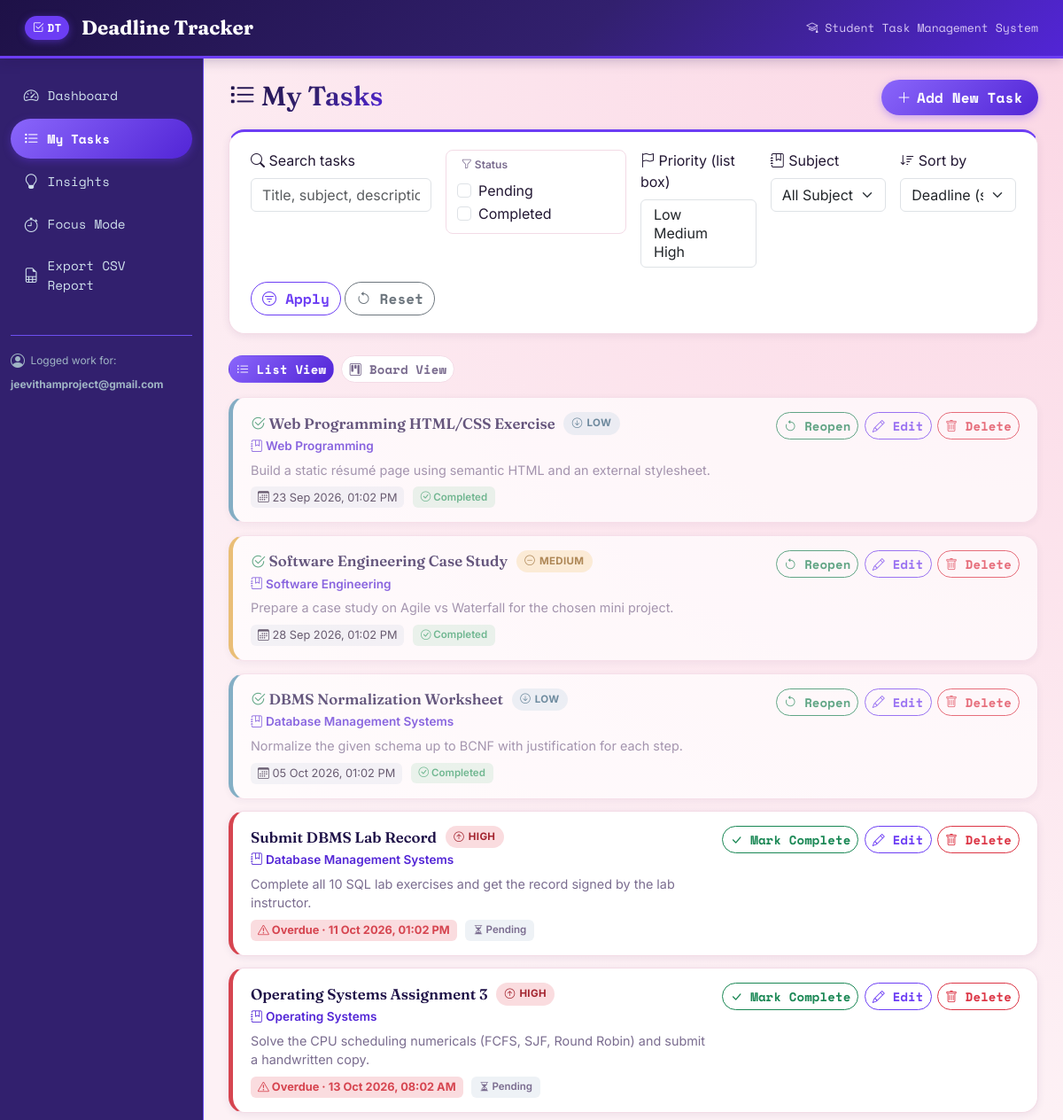
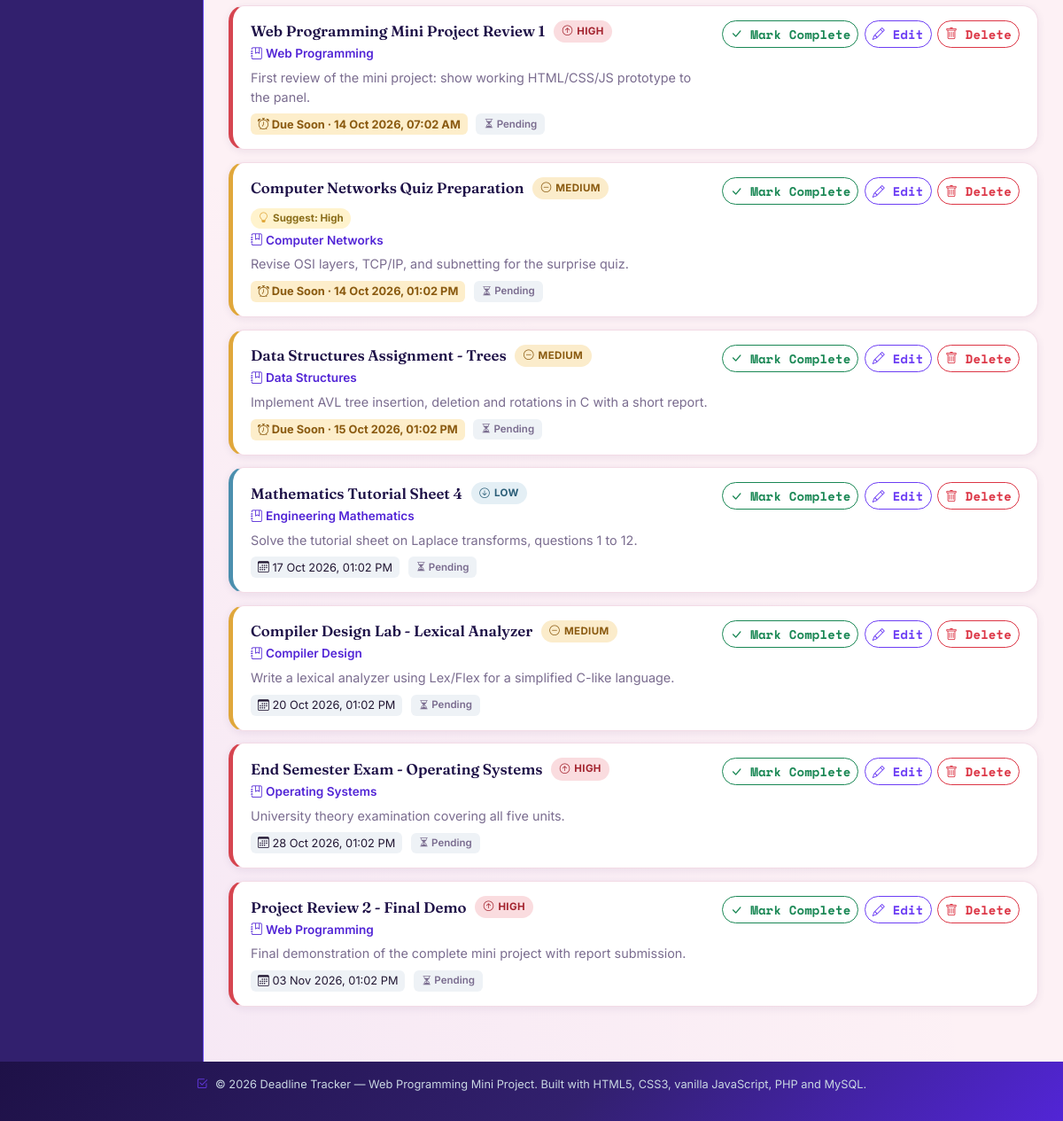
The page /tasks.php on the database its author committed (2 pictures, top to bottom).
### tables this page shows
CREATE TABLE tasks (
    id          INT UNSIGNED AUTO_INCREMENT PRIMARY KEY,
    title       VARCHAR(150)    NOT NULL,
    subject     VARCHAR(100)    NOT NULL,
    description VARCHAR(1000)   NOT NULL DEFAULT '',
    deadline    DATETIME        NOT NULL,
    priority    ENUM('Low', 'Medium', 'High') NOT NULL DEFAULT 'Medium',
    status      ENUM('Pending', 'Completed')  NOT NULL DEFAULT 'Pending',
    created_at  TIMESTAMP       NOT NULL DEFAULT CURRENT_TIMESTAMP,
    updated_at  TIMESTAMP       NOT NULL DEFAULT CURRENT_TIMESTAMP
                                ON UPDATE CURRENT_TIMESTAMP,

    INDEX idx_tasks_deadline (deadline),
    INDEX idx_tasks_status   (status),
    INDEX idx_tasks_priority (priority),
    INDEX idx_tasks_subject  (subject)
);

### includes/functions.php (called while the page is built, shortened)
<?php
function e(?string $value): string {
    return htmlspecialchars($value ?? '', ENT_QUOTES, 'UTF-8');
}
function getTasks(array $filters = []): array {
    $pdo = getDbConnection();
    $where  = [];
    $params = [];
    $sql = 'SELECT * FROM tasks';
    $sortOptions = [
        'deadline_asc'   => 'deadline ASC',
        'deadline_desc'  => 'deadline DESC',
        'priority_desc'  => "CASE priority WHEN 'High' THEN 1 WHEN 'Medium' THEN 2 ELSE 3 END ASC",
        'priority_asc'   => "CASE priority WHEN 'High' THEN 1 WHEN 'Medium' THEN 2 ELSE 3 END DESC",
        'created_desc'   => 'created_at DESC',
        'created_asc'    => 'created_at ASC',
    ];
    $sortKey = $filters['sort'] ?? 'deadline_asc';
    $sql .= ' ORDER BY ' . ($sortOptions[$sortKey] ?? $sortOptions['deadline_asc']);
    $stmt = $pdo->prepare($sql);
    $stmt->execute($params);
    return $stmt->fetchAll();
}
function isOverdue(array $task): bool {
    if ($task['status'] === 'Completed') {
        return false;
    }
    return strtotime($task['deadline']) < time();
}
function isDueSoon(array $task): bool {
    if ($task['status'] === 'Completed' || isOverdue($task)) {
        return false;
    }
    $hoursRemaining = (strtotime($task['deadline']) - time()) / 3600;
    return $hoursRemaining <= DUE_SOON_HOURS;
}
function suggestPriorityFromDeadline(array $task): string {
    if ($task['status'] === 'Completed') {
        return $task['priority'];
    }
    $hoursRemaining = (strtotime($task['deadline']) - time()) / 3600;
    if ($hoursRemaining <= 24) {
        return 'High';
    }
    if ($hoursRemaining <= 72) {
        return 'Medium';
    }
    return 'Low';
}
function priorityWeight(string $priority): int {
    $weights = ['Low' => 1, 'Medium' => 2, 'High' => 3];
    return $weights[$priority] ?? 1;
}
function formatDeadline(string $deadline): string {
    return date('d M Y, h:i A', strtotime($deadline));
}

### tasks.php (the view, shortened to what this page needs)
<?php
require_once __DIR__ . '/includes/functions.php';
$activePage = 'tasks';
$search   = trim($_GET['search'] ?? '');
$status   = $_GET['status']   ?? [];
$priority = $_GET['priority'] ?? [];
$subject  = trim($_GET['subject'] ?? '');
$sort     = $_GET['sort'] ?? 'deadline_asc';
$filters = [
    'search'   => $search,
    'status'   => is_array($status) ? $status : [$status],
    'priority' => is_array($priority) ? $priority : [$priority],
    'subject'  => $subject,
    'sort'     => $sort,
];
$tasks    = getTasks($filters);
require __DIR__ . '/includes/header.php';
?>
<section class="page-section" aria-labelledby="tasksHeading">
    <div class="d-flex justify-content-between align-items-center flex-wrap mb-3">
        <h1 id="tasksHeading" class="page-title"><i class="bi bi-list-task"></i> My Tasks</h1>
        <button type="button" class="btn btn-primary btn-add-task" onclick="openTaskModal()"><i class="bi bi-plus-lg"></i> Add New Task</button>
    </div>
    <form method="get" action="tasks.php" class="panel-card filter-toolbar" id="filterForm">
        <div class="row g-3 align-items-start">
            <div class="col-md-3">
                <label for="searchInput" class="form-label"><i class="bi bi-search"></i> Search tasks</label>
                <input type="text" id="searchInput" name="search" class="form-control"
                       placeholder="Title, subject, description..."
                       value="<?= e($search) ?>"
                       onblur="this.classList.toggle('field-touched', this.value.trim() !== '')">
            </div>
            <div class="col-md-3">
                <fieldset class="filter-fieldset">
                    <legend><i class="bi bi-funnel"></i> Status</legend>
                    <div class="form-check form-check-inline">
                        <input class="form-check-input" type="checkbox" name="status[]" id="statusPending" value="Pending"
                               <?= in_array('Pending', $filters['status'], true) ? 'checked' : '' ?>>
                        <label class="form-check-label" for="statusPending">Pending</label>
                    </div>
                    <div class="form-check form-check-inline">
                        <input class="form-check-input" type="checkbox" name="status[]" id="statusCompleted" value="Completed"
                               <?= in_array('Completed', $filters['status'], true) ? 'checked' : '' ?>>
                        <label class="form-check-label" for="statusCompleted">Completed</label>
                    </div>
                </fieldset>
            </div>
            <div class="col-md-2">
                <label for="priorityListBox" class="form-label"><i class="bi bi-flag"></i> Priority (list box)</label>
                <select id="priorityListBox" name="priority[]" class="form-select" multiple size="3"
                        onchange="highlightSelectedPriorities(this)">
                    <?php foreach (ALLOWED_PRIORITIES as $p): ?>
                        <option value="<?= e($p) ?>" <?= in_array($p, $filters['priority'], true) ? 'selected' : '' ?>><?= e($p) ?></option>
                    <?php endforeach; ?>
                </select>
            </div>
            <div class="col-md-2">
                <label for="subjectSelect" class="form-label"><i class="bi bi-journal-bookmark"></i> Subject</label>
                <select id="subjectSelect" name="subject" class="form-select">
                    <option value="">All Subjects</option>
                </select>
            </div>
            <div class="col-md-2">
                <label for="sortSelect" class="form-label"><i class="bi bi-sort-down"></i> Sort by</label>
                <select id="sortSelect" name="sort" class="form-select">
                    <option value="deadline_asc"  <?= $sort === 'deadline_asc'  ? 'selected' : '' ?>>Deadline (soonest)</option>
                </select>
            </div>
        </div>
        <div class="filter-actions mt-3">
            <button type="submit" class="btn btn-outline-primary"><i class="bi bi-filter-circle"></i> Apply</button>
            <a href="tasks.php" class="btn btn-outline-secondary"><i class="bi bi-arrow-counterclockwise"></i> Reset</a>
        </div>
    </form>
    <div class="view-toggle mt-4" role="group" aria-label="Task view switch">
        <button type="button" id="viewToggleList" class="btn btn-sm btn-view active" onclick="showTaskView('list')">
            <i class="bi bi-list-ul"></i> List View
        </button>
        <button type="button" id="viewToggleBoard" class="btn btn-sm btn-view" onclick="showTaskView('board')">
            <i class="bi bi-kanban"></i> Board View
        </button>
    </div>
    <div class="task-list mt-3" id="listView">
        <?php if (empty($tasks)): ?>
            <div class="panel-card empty-state-card">
                <p class="empty-state"><i class="bi bi-inbox fs-3 d-block mb-2"></i>No tasks match your filters. Try adjusting search or filters, or add a new task.</p>
            </div>
        <?php else: ?>
            <?php foreach ($tasks as $task): ?>
                <?php
                    $overdue  = isOverdue($task);
                    $dueSoon  = isDueSoon($task);
                    $isDone   = $task['status'] === 'Completed';
                    $priorityIcon = ['low' => 'bi-arrow-down-circle', 'medium' => 'bi-dash-circle', 'high' => 'bi-arrow-up-circle'][strtolower($task['priority'])];
                    $suggested = suggestPriorityFromDeadline($task);
                    $showSuggestion = !$isDone && priorityWeight($suggested) > priorityWeight($task['priority']);
                ?>
                <article class="task-card priority-<?= strtolower($task['priority']) ?> <?= $isDone ? 'task-completed' : '' ?>">
                    <div class="task-card-main">
                        <div class="task-card-header">
                            <h2 class="task-title"><?= $isDone ? '<i class="bi bi-check2-circle text-success"></i> ' : '' ?><?= e($task['title']) ?></h2>
                            <span class="badge-priority badge-priority-<?= strtolower($task['priority']) ?>"><i class="bi <?= $priorityIcon ?>"></i> <?= e($task['priority']) ?></span>
                            <?php if ($showSuggestion): ?>
                                <span class="badge-suggestion" title="Deadline is close enough that this task's priority might deserve bumping up">
                                    <i class="bi bi-lightbulb"></i> Suggest: <?= e($suggested) ?>
                                </span>
                            <?php endif; ?>
                        </div>
                        <p class="task-subject"><i class="bi bi-journal-bookmark"></i> <?= e($task['subject']) ?></p>
                        <?php if (!empty($task['description'])): ?>
                            <p class="task-description"><?= e($task['description']) ?></p>
                        <?php endif; ?>
                        <div class="task-meta">
                            <span class="badge-deadline <?= $overdue ? 'badge-overdue' : ($dueSoon ? 'badge-due-soon' : '') ?>"
                                  title="<?= $overdue ? 'This task is overdue' : ($dueSoon ? 'Due within 48 hours' : 'Deadline') ?>">
                                <i class="bi <?= $overdue ? 'bi-exclamation-triangle' : ($dueSoon ? 'bi-alarm' : 'bi-calendar3') ?>"></i>
                                <?= $overdue ? 'Overdue &middot; ' : ($dueSoon ? 'Due Soon &middot; ' : '') ?><?= formatDeadline($task['deadline']) ?>
                            </span>
                            <span class="badge-status badge-status-<?= strtolower($task['status']) ?>">
                                <i class="bi <?= $isDone ? 'bi-check-circle' : 'bi-hourglass-split' ?>"></i> <?= e($task['status']) ?>
                            </span>
                        </div>
                    </div>
                    <div class="task-card-actions">
                        <form method="post" action="actions/tasks.php" class="d-inline">
                            <button type="submit" class="btn btn-sm btn-outline-success" title="<?= $isDone ? 'Reopen task' : 'Mark complete' ?>">
                                <i class="bi <?= $isDone ? 'bi-arrow-counterclockwise' : 'bi-check-lg' ?>"></i> <?= $isDone ? 'Reopen' : 'Mark Complete' ?>
                            </button>
                        </form>
                        <button type="button" class="btn btn-sm btn-outline-primary"
                                onclick="editTask({
                                    id: <?= (int) $task['id'] ?>,
                                    title: <?= json_encode($task['title']) ?>,
                                    subject: <?= json_encode($task['subject']) ?>,
                                    description: <?= json_encode($task['description']) ?>,
                                    deadline: <?= json_encode(date('Y-m-d\TH:i', strtotime($task['deadline']))) ?>,
                                    priority: <?= json_encode($task['priority']) ?>,
                                    status: <?= json_encode($task['status']) ?>
                                })"><i class="bi bi-pencil"></i> Edit</button>
                        <button type="button" class="btn btn-sm btn-outline-danger"
                                data-bs-toggle="modal" data-bs-target="#deleteConfirmModal"
                                onclick="prepareDelete(<?= (int) $task['id'] ?>, <?= json_encode($task['title']) ?>)">
                            <i class="bi bi-trash"></i> Delete
                        </button>
                    </div>
                </article>
            <?php endforeach; ?>
        <?php endif; ?>
    </div>
</section>
<?php require __DIR__ . '/includes/footer.php'; ?>

### includes/header.php (shortened to what this page needs)
<!DOCTYPE html>
<html lang="en">
<head>
    <link rel="stylesheet" href="https://cdn.jsdelivr.net/npm/bootstrap@5.3.3/dist/css/bootstrap.min.css">
    <link rel="stylesheet" href="https://cdn.jsdelivr.net/npm/bootstrap-icons@1.11.3/font/bootstrap-icons.min.css">
    <link rel="stylesheet" href="assets/css/style.css">
</head>
<body onload="initDashboard()">
<header class="app-topbar navbar navbar-expand-lg">
    <div class="container-fluid">
        <a class="navbar-brand app-brand" href="index.php">
            <span class="brand-mark"><i class="bi bi-check2-square"></i> DT</span> <?= e(APP_NAME) ?>
        </a>
        <div class="topbar-tagline d-none d-md-block"><i class="bi bi-mortarboard"></i> Student Task Management System</div>
    </div>
</header>
<div class="app-shell">
    <nav class="app-sidebar" id="appSidebar" aria-label="Primary navigation">
        <ul class="nav flex-column">
            <li class="nav-item">
                <a class="nav-link <?= $activePage === 'dashboard' ? 'active' : '' ?>" href="index.php"><i class="bi bi-speedometer2"></i> Dashboard</a>
            </li>
            <li class="nav-item">
                <a class="nav-link <?= $activePage === 'tasks' ? 'active' : '' ?>" href="tasks.php"><i class="bi bi-list-task"></i> My Tasks</a>
            </li>
            <li class="nav-item">
                <a class="nav-link <?= $activePage === 'insights' ? 'active' : '' ?>" href="insights.php"><i class="bi bi-lightbulb"></i> Insights</a>
            </li>
            <li class="nav-item">
                <a class="nav-link <?= $activePage === 'focus' ? 'active' : '' ?>" href="focus.php"><i class="bi bi-stopwatch"></i> Focus Mode</a>
            </li>
            <li class="nav-item">
                <a class="nav-link" href="actions/export_csv.php"><i class="bi bi-file-earmark-spreadsheet"></i> Export CSV Report</a>
            </li>
        </ul>
        <div class="sidebar-footer d-none d-lg-block">
            <p><i class="bi bi-person-circle"></i> Logged work for:<br><strong><?= e('jeevithamproject@gmail.com') ?></strong></p>
        </div>
    </nav>
    <main class="app-main">

### includes/footer.php (shortened to what this page needs)
    </main>
</div>
<footer class="app-footer">
    <div class="container-fluid">
        <p><i class="bi bi-check2-square"></i> &copy; <?= date('Y') ?> <?= e(APP_NAME) ?> &mdash; Web Programming Mini Project. Built with HTML5, CSS3, vanilla JavaScript, PHP and MySQL.</p>
    </div>
</footer>
</body>
</html>

### rows shown on the page
tasks: title "Web Programming HTML/CSS Exercise", priority "LOW", subject "Web Programming", description "Build a static résumé page using semantic HTML and an external stylesheet.", deadline "23 Sep 2026, 01:02 PM", status "Completed", shows "Reopen"
tasks: title "Software Engineering Case Study", priority "MEDIUM", subject "Software Engineering", description "Prepare a case study on Agile vs Waterfall for the chosen mini project.", deadline "28 Sep 2026, 01:02 PM", status "Completed", shows "Reopen"
tasks: title "DBMS Normalization Worksheet", priority "LOW", subject "Database Management Systems", description "Normalize the given schema up to BCNF with justification for each step.", deadline "05 Oct 2026, 01:02 PM", status "Completed", shows "Reopen"
tasks: title "Submit DBMS Lab Record", priority "HIGH", subject "Database Management Systems", description "Complete all 10 SQL lab exercises and get the record signed by the lab instructor.", shows "Overdue ·", deadline "11 Oct 2026, 01:02 PM", status "Pending", shows "Mark Complete"
tasks: title "Operating Systems Assignment 3", priority "HIGH", subject "Operating Systems", description "Solve the CPU scheduling numericals (FCFS, SJF, Round Robin) and submit a handwritten copy.", shows "Overdue ·", deadline "13 Oct 2026, 08:02 AM", status "Pending", shows "Mark Complete"
tasks: title "Web Programming Mini Project Review 1", priority "HIGH", subject "Web Programming", description "First review of the mini project: show working HTML/CSS/JS prototype to the panel.", shows "Due Soon ·", deadline "14 Oct 2026, 07:02 AM", status "Pending", shows "Mark Complete"
tasks: title "Computer Networks Quiz Preparation", priority "MEDIUM", deadline "High", subject "Computer Networks", description "Revise OSI layers, TCP/IP, and subnetting for the surprise quiz.", shows "Due Soon ·", deadline "14 Oct 2026, 01:02 PM", status "Pending", shows "Mark Complete"
tasks: title "Data Structures Assignment - Trees", priority "MEDIUM", subject "Data Structures", description "Implement AVL tree insertion, deletion and rotations in C with a short report.", shows "Due Soon ·", deadline "15 Oct 2026, 01:02 PM", status "Pending", shows "Mark Complete"
tasks: title "Mathematics Tutorial Sheet 4", priority "LOW", subject "Engineering Mathematics", description "Solve the tutorial sheet on Laplace transforms, questions 1 to 12.", deadline "17 Oct 2026, 01:02 PM", status "Pending", shows "Mark Complete"
tasks: title "Compiler Design Lab - Lexical Analyzer", priority "MEDIUM", subject "Compiler Design", description "Write a lexical analyzer using Lex/Flex for a simplified C-like language.", deadline "20 Oct 2026, 01:02 PM", status "Pending", shows "Mark Complete"
tasks: title "End Semester Exam - Operating Systems", priority "HIGH", subject "Operating Systems", description "University theory examination covering all five units.", deadline "28 Oct 2026, 01:02 PM", status "Pending", shows "Mark Complete"
tasks: title "Project Review 2 - Final Demo", priority "HIGH", subject "Web Programming", description "Final demonstration of the complete mini project with report submission.", deadline "03 Nov 2026, 01:02 PM", status "Pending", shows "Mark Complete"

### other values the page prints
APP_NAME "Deadline Tracker"
